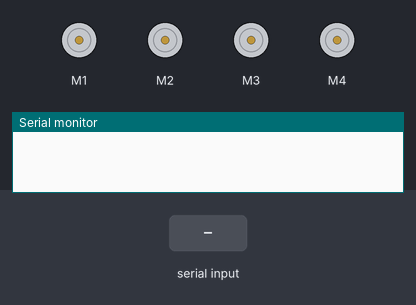
Simulated run of this sketch. Board: Arduino Uno, built with avr-gcc and run on an emulated ATmega328P. Shown: 4 × DC motor (green arrow = forward, orange = backward, longer = faster), the last lines printed to the serial monitor. The inputs (shaded band) are chosen by the test bench.

Above: at 1.2 s.
1.3 s: "FORWARD" received over Serial
At 2.5 s:
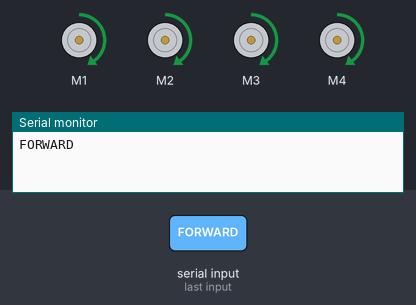
3.1 s: "BACKWARD" received over Serial
At 4.5 s:
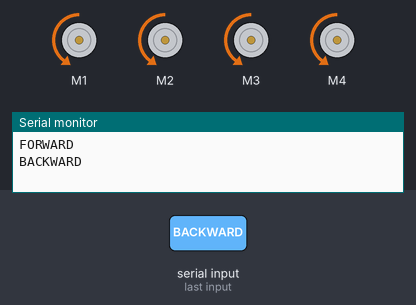
5.0 s: "LEFT" received over Serial
At 5.8 s:
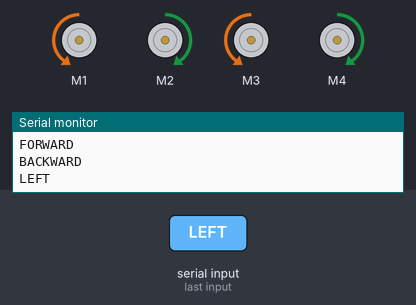
6.7 s: "RIGHT" received over Serial
At 7.7 s:
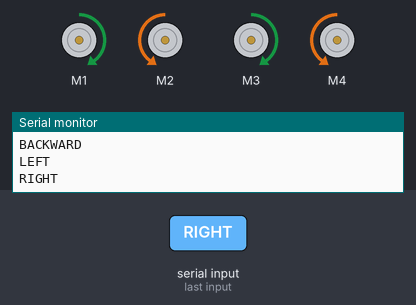
8.4 s: "FORWARDLEFT" received over Serial
At 9.2 s:
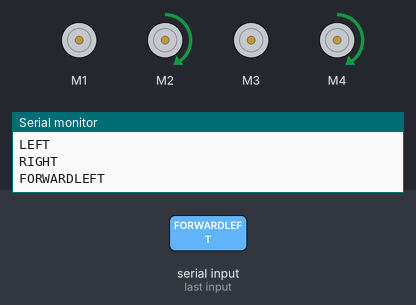
10.4 s: "FORWARDRIGHT" received over Serial
At 11.4 s:
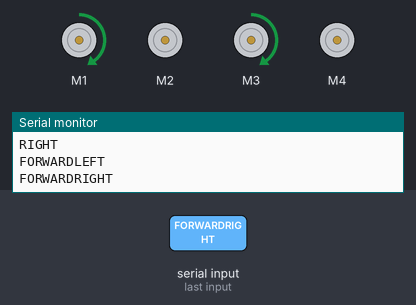
Timing chart, 0 to 13.4 s (numbered marks = the images above; inputs shaded):
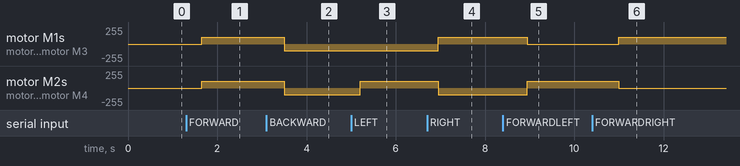

Measured:
- after the input at 1.3 s, motor M1–4: stopped → forward 100/255 after 0.35 s
- after the input at 3.1 s, motor M1–4: forward 100/255 → backward 100/255 after 0.40 s
- after the input at 5.0 s, motor M2, motor M4: backward 100/255 → forward 100/255 after 0.20 s
- after the input at 6.7 s, motor M1, motor M3: backward 100/255 → forward 100/255 after 0.25 s; motor M2, motor M4: forward 100/255 → backward 100/255 after 0.25 s
- after the input at 8.4 s, motor M1, motor M3: forward 100/255 → stopped after 0.55 s; motor M2, motor M4: backward 100/255 → forward 100/255 after 0.55 s
- after the input at 10.4 s, motor M1, motor M3: stopped → forward 100/255 after 0.60 s; motor M2, motor M4: forward 100/255 → stopped after 0.60 s

The sketch:

mecanum-wheels-control-arduino.ino
```cpp
#include <AFMotor.h>   //ucitavanje biblioteka za motor

AF_DCMotor motor1(1); //Prednji lijevi kotac / KOTAC 1
AF_DCMotor motor2(2); //Prednji desni kotac / KOTAC 2
AF_DCMotor motor3(3); //Zadnji desni kotac / KOTAC 3
AF_DCMotor motor4(4); //Zadnji lijevi kotac / KOTAC 4

String readString;

void setup()
{

  Serial.begin(9600);

  //postavljanje brzine motora
  motor1.setSpeed(100);   //100 sporije / 250 brze
  motor2.setSpeed(100);
  motor3.setSpeed(100);
  motor4.setSpeed(100);
}

void loop()
{
  while(Serial.available())
  {
    delay(50);
    char c=Serial.read();
    readString+=c;
  }
     if(readString.length()>0)
  {
    Serial.println(readString);

    if (readString =="FORWARD")     // IDI NAPRIJE
      {
          motor1.run (FORWARD);
          motor2.run (FORWARD);
          motor3.run (FORWARD);
          motor4.run (FORWARD);
       }

    if (readString =="BACKWARD")    // IDI NAZAD
      {
          motor1.run (BACKWARD);
          motor2.run (BACKWARD);
          motor3.run (BACKWARD);
          motor4.run (BACKWARD);
      }

    if (readString =="LEFT")      // POMAKNI SE NA LIJEVO
      {
          motor1.run (BACKWARD);
          motor2.run (FORWARD);
          motor3.run (BACKWARD);
          motor4.run (FORWARD);
      }

    if (readString =="RIGHT")     // POMAKNI SE NA DESNO
      {
          motor1.run (FORWARD);
          motor2.run (BACKWARD);
          motor3.run (FORWARD);
          motor4.run (BACKWARD);
      }

    if (readString =="FORWARDLEFT")     // POMAKNI SE NAPRIJED LIJEVO
      {
          motor1.run (RELEASE);
          motor2.run (FORWARD);
          motor3.run (RELEASE);
          motor4.run (FORWARD);
      }

    if (readString =="FORWARDRIGHT")    // POMAKNI SE NAPRIJED DESNO
      {
          motor1.run (FORWARD);
          motor2.run (RELEASE);
          motor3.run (FORWARD);
          motor4.run (RELEASE);
      }

    if (readString =="BACKWARDLEFT")    // POMAKNI SE NAZAD LIJEVO
      {
          motor1.run (BACKWARD);
          motor2.run (RELEASE);
          motor3.run (BACKWARD);
          motor4.run (RELEASE);
       }

    if (readString =="BACKWARDRIGHT")    // POMAKNI SE NAZAD DESNO
       {
          motor1.run (RELEASE);
          motor2.run (BACKWARD);
          motor3.run (RELEASE);
          motor4.run (BACKWARD);
       }

    if (readString =="ROTATELEFT")      // ROTIRAJ SE NA LIJEVO
       {
          motor1.run (BACKWARD);
          motor2.run (BACKWARD);
          motor3.run (FORWARD);
          motor4.run (FORWARD);
       }

    if (readString =="ROTATERIGHT")     // ROTIRAJ SE NA DESNO
       {
          motor1.run (FORWARD);
          motor2.run (FORWARD);
          motor3.run (BACKWARD);
          motor4.run (BACKWARD);
        }

    if (readString =="ONEROTATELEFT")     // ROTIRAJ SE OKO KOTACA BROJ 1 NA LIJEVO
      {
          motor1.run (RELEASE);
          motor2.run (FORWARD);
          motor3.run (FORWARD);
          motor4.run (RELEASE);
      }

    if (readString =="ONEROTATERIGHT")      // ROTIRAJ SE OKO KOTACA BROJ 1 NA DESNO
      {
          motor1.run (RELEASE);
          motor2.run (BACKWARD);
          motor3.run (BACKWARD);
          motor4.run (RELEASE);
       }

    if (readString =="THREEROTATELEFT")     // ROTIRAJ SE OKO KOTACA BROJ 3 NA LIJEVO
       {
          motor1.run (BACKWARD);
          motor2.run (RELEASE);
          motor3.run (RELEASE);
          motor4.run (BACKWARD);
       }

    if (readString =="THREEROTATERIGHT")      // ROTIRAJ SE OKO KOTACA BROJ 3 NA DESNO
       {
          motor1.run (FORWARD);
          motor2.run (RELEASE);
          motor3.run (RELEASE);
          motor4.run (FORWARD);
       }


    if (readString =="STOP")                  // ZAUSTAVI SE
       {
          motor1.run (RELEASE);
          motor2.run (RELEASE);
          motor3.run (RELEASE);
          motor4.run (RELEASE);
       }

    readString="";
  }
}
```
